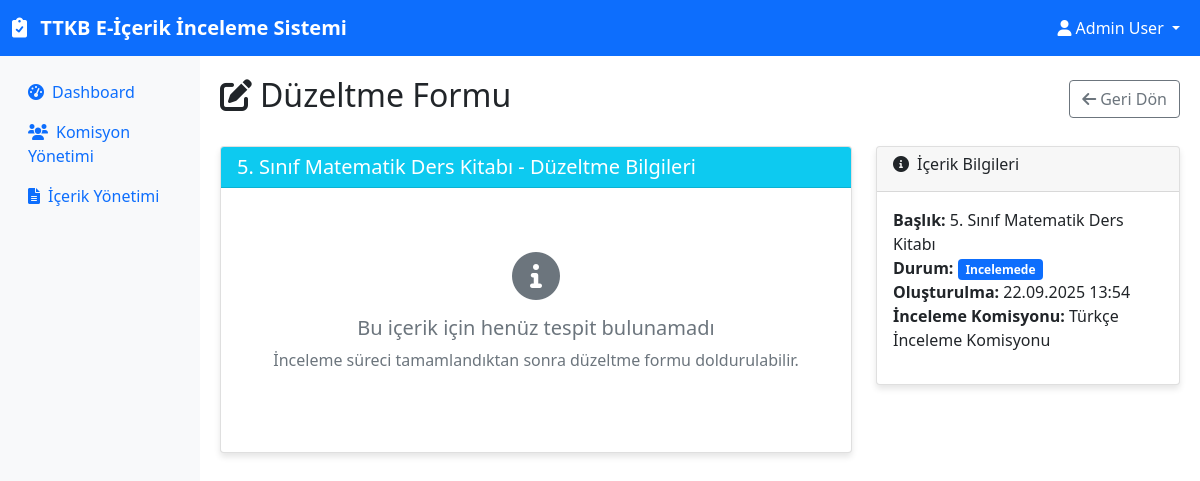
The app's page /admin/correction/1 (signed in) with its own data.
### app.py (models this page shows)
class User(UserMixin, db.Model):
    __tablename__ = 'users'
    id = db.Column(db.Integer, primary_key=True)
    ad = db.Column(db.String(100), nullable=False)
    email = db.Column(db.String(120), unique=True, nullable=False)
    password_hash = db.Column(db.String(200), nullable=False)
    rol = db.Column(db.String(20), nullable=False)  # admin, baskan, uye
    led_commissions = db.relationship('Commission', backref='baskan', lazy=True, foreign_keys='Commission.baskan_id')
    memberships = db.relationship('CommissionMember', backref='user', lazy=True)
    reviews = db.relationship('Review', backref='user', lazy=True)

class Content(db.Model):
    __tablename__ = 'contents'
    id = db.Column(db.Integer, primary_key=True)
    baslik = db.Column(db.String(200), nullable=False)
    durum = db.Column(db.String(50), default='beklemede')  # beklemede, incelemede, tamamlandi, yegitek
    admin_id = db.Column(db.Integer, db.ForeignKey('users.id'), nullable=False)
    olusturma_tarihi = db.Column(db.DateTime, default=datetime.utcnow)
    admin = db.relationship('User', backref='contents', lazy=True)
    reviews = db.relationship('Review', backref='content', lazy=True)

class Commission(db.Model):
    __tablename__ = 'commissions'
    id = db.Column(db.Integer, primary_key=True)
    isim = db.Column(db.String(100), nullable=False)
    baskan_id = db.Column(db.Integer, db.ForeignKey('users.id'), nullable=False)
    olusturma_tarihi = db.Column(db.DateTime, default=datetime.utcnow)
    sure = db.Column(db.Integer, default=7)  # gün cinsinden
    members = db.relationship('CommissionMember', backref='commission', lazy=True)
    reviews = db.relationship('Review', backref='commission', lazy=True)

### app.py (the view)
@app.route('/admin/correction/<int:content_id>')
@login_required
def correction_form(content_id):
    if current_user.rol != 'admin':
        flash('Bu sayfaya erişim yetkiniz yok')
        return redirect(url_for('index'))
    content = Content.query.get_or_404(content_id)
    findings = db.session.query(Finding).join(Review).filter(
        Review.content_id == content_id
    ).all()
    return render_template('admin/correction_form.html', content=content, findings=findings)

### app.py (called while the page is built)
@login_manager.user_loader
def load_user(user_id):
    return User.query.get(int(user_id))

### templates/admin/correction_form.html (shortened to what this page needs)
{% extends "base.html" %}
{% block content %}
<div class="d-flex justify-content-between align-items-center mb-4">
    <h2><i class="fas fa-edit me-2"></i>Düzeltme Formu</h2>
    <a href="{{ url_for('admin_dashboard') }}" class="btn btn-outline-secondary">
        <i class="fas fa-arrow-left me-1"></i>Geri Dön
    </a>
</div>
<div class="row">
    <div class="col-md-8">
        <div class="card">
            <div class="card-header bg-info text-white">
                <h5 class="mb-0">{{ content.baslik }} - Düzeltme Bilgileri</h5>
            </div>
            <div class="card-body">
                <form id="correctionForm">
                    {% if findings %}
                    <div class="table-responsive">
                        <table class="table table-striped">
                            <thead>
                                <tr>
                                    <th>Tespit Eden</th>
                                    <th>Kategori</th>
                                    <th>Açıklama</th>
                                    <th>Düzeltme Durumu</th>
                                    <th>Yeğitek Açıklaması</th>
                                </tr>
                            </thead>
                            <tbody>
                                {% for finding in findings %}
                                <tr>
                                    <td>{{ finding.review.user.ad }}</td>
                                    <td>
                                        <span class="badge bg-secondary">{{ finding.kategori }}</span>
                                    </td>
                                    <td>{{ finding.aciklama }}</td>
                                    <td>
                                        <select class="form-control form-control-sm correction-status"
                                                data-finding-id="{{ finding.id }}">
                                            <option value="duzeltildi">Düzeltildi</option>
                                            <option value="duzeltilmedi">Düzeltilmedi</option>
                                            <option value="kismen">Kısmen Düzeltildi</option>
                                        </select>
                                    </td>
                                    <td>
                                        <textarea class="form-control form-control-sm correction-explanation"
                                                  data-finding-id="{{ finding.id }}"
                                                  rows="2"
                                                  placeholder="Düzeltme açıklaması..."></textarea>
                                    </td>
                                </tr>
                                {% endfor %}
                            </tbody>
                        </table>
                    </div>
                    <div class="mt-4">
                        <h6>Genel Değerlendirme</h6>
                        <textarea class="form-control" id="generalEvaluation" rows="4"
                                  placeholder="Genel düzeltme değerlendirmesi..."></textarea>
                    </div>
                    <div class="mt-4 d-flex justify-content-between">
                        <button type="button" class="btn btn-warning" onclick="returnToCommission()">
                            <i class="fas fa-undo me-1"></i>Komisyona Geri Gönder
                        </button>
                        <button type="submit" class="btn btn-success">
                            <i class="fas fa-check me-1"></i>Düzeltmeleri Kaydet
                        </button>
                    </div>
                    {% else %}
                    <div class="text-center py-5">
                        <i class="fas fa-info-circle fa-3x text-muted mb-3"></i>
                        <h5 class="text-muted">Bu içerik için henüz tespit bulunamadı</h5>
                        <p class="text-muted">İnceleme süreci tamamlandıktan sonra düzeltme formu doldurulabilir.</p>
                    </div>
                    {% endif %}
                </form>
            </div>
        </div>
    </div>
    <div class="col-md-4">
        <div class="card">
            <div class="card-header">
                <h6><i class="fas fa-info-circle me-2"></i>İçerik Bilgileri</h6>
            </div>
            <div class="card-body">
                <ul class="list-unstyled">
                    <li><strong>Başlık:</strong> {{ content.baslik }}</li>
                    <li><strong>Durum:</strong>
                        <span class="badge bg-primary">{{ content.durum.title() }}</span>
                    </li>
                    <li><strong>Oluşturulma:</strong> {{ content.olusturma_tarihi.strftime('%d.%m.%Y %H:%M') }}</li>
                    {% if content.reviews %}
                    <li><strong>İnceleme Komisyonu:</strong> {{ content.reviews[0].commission.isim }}</li>
                    {% endif %}
                </ul>
            </div>
        </div>
    </div>
</div>
{% endblock %}

### templates/base.html (shortened to what this page needs)
<!DOCTYPE html>
<html lang="tr">
<head>
    <link href="https://cdn.jsdelivr.net/npm/bootstrap@5.1.3/dist/css/bootstrap.min.css" rel="stylesheet">
    <link href="https://cdnjs.cloudflare.com/ajax/libs/font-awesome/6.0.0/css/all.min.css" rel="stylesheet">
</head>
<body>
    <nav class="navbar navbar-expand-lg navbar-dark bg-primary">
        <div class="container-fluid">
            <a class="navbar-brand" href="{{ url_for('index') }}">
                <i class="fas fa-clipboard-check me-2"></i>
                TTKB E-İçerik İnceleme Sistemi
            </a>
            {% if current_user.is_authenticated %}
            <div class="navbar-nav ms-auto">
                <div class="nav-item dropdown">
                    <a class="nav-link dropdown-toggle text-white" href="#" role="button" data-bs-toggle="dropdown">
                        <i class="fas fa-user me-1"></i>{{ current_user.ad }}
                    </a>
                </div>
            </div>
            {% endif %}
        </div>
    </nav>
    <div class="container-fluid">
        <div class="row">
            {% if current_user.is_authenticated %}
            <nav class="col-md-2 sidebar">
                <div class="position-sticky pt-3">
                    <ul class="nav flex-column">
                        {% if current_user.rol == 'admin' %}
                        <li class="nav-item">
                            <a class="nav-link" href="{{ url_for('admin_dashboard') }}">
                                <i class="fas fa-tachometer-alt me-2"></i>Dashboard
                            </a>
                        </li>
                        <li class="nav-item">
                            <a class="nav-link" href="#" onclick="showCommissionModal()">
                                <i class="fas fa-users me-2"></i>Komisyon Yönetimi
                            </a>
                        </li>
                        <li class="nav-item">
                            <a class="nav-link" href="#" onclick="showContentModal()">
                                <i class="fas fa-file-alt me-2"></i>İçerik Yönetimi
                            </a>
                        </li>
                        {% elif current_user.rol == 'baskan' %}
                        <li class="nav-item">
                            <a class="nav-link" href="{{ url_for('baskan_dashboard') }}">
                                <i class="fas fa-clipboard-list me-2"></i>İncelemeler
                            </a>
                        </li>
                        {% else %}
                        <li class="nav-item">
                            <a class="nav-link" href="{{ url_for('uye_dashboard') }}">
                                <i class="fas fa-edit me-2"></i>Görevlerim
                            </a>
                        </li>
                        {% endif %}
                    </ul>
                </div>
            </nav>
            <main class="col-md-10 content-area">
            {% else %}
            <main class="col-12 content-area">
            {% endif %}
                {% block content %}{% endblock %}
            </main>
        </div>
    </div>
</body>
</html>

### templates/base.html (style rules this page uses)
.navbar-brand { font-weight: bold; }
.card { box-shadow: 0 4px 6px rgba(0, 0, 0, 0.1); margin-bottom: 20px; }
.sidebar { background-color: #f8f9fa; min-height: calc(100vh - 56px); }
.content-area { padding: 20px; }

### records on screen
User: ad "Admin User"
Content: baslik "5. Sınıf Matematik Ders Kitabı", durum "Incelemede", olusturma_tarihi "22.09.2025 13:54"
Commission: isim "Türkçe İnceleme Komisyonu"
